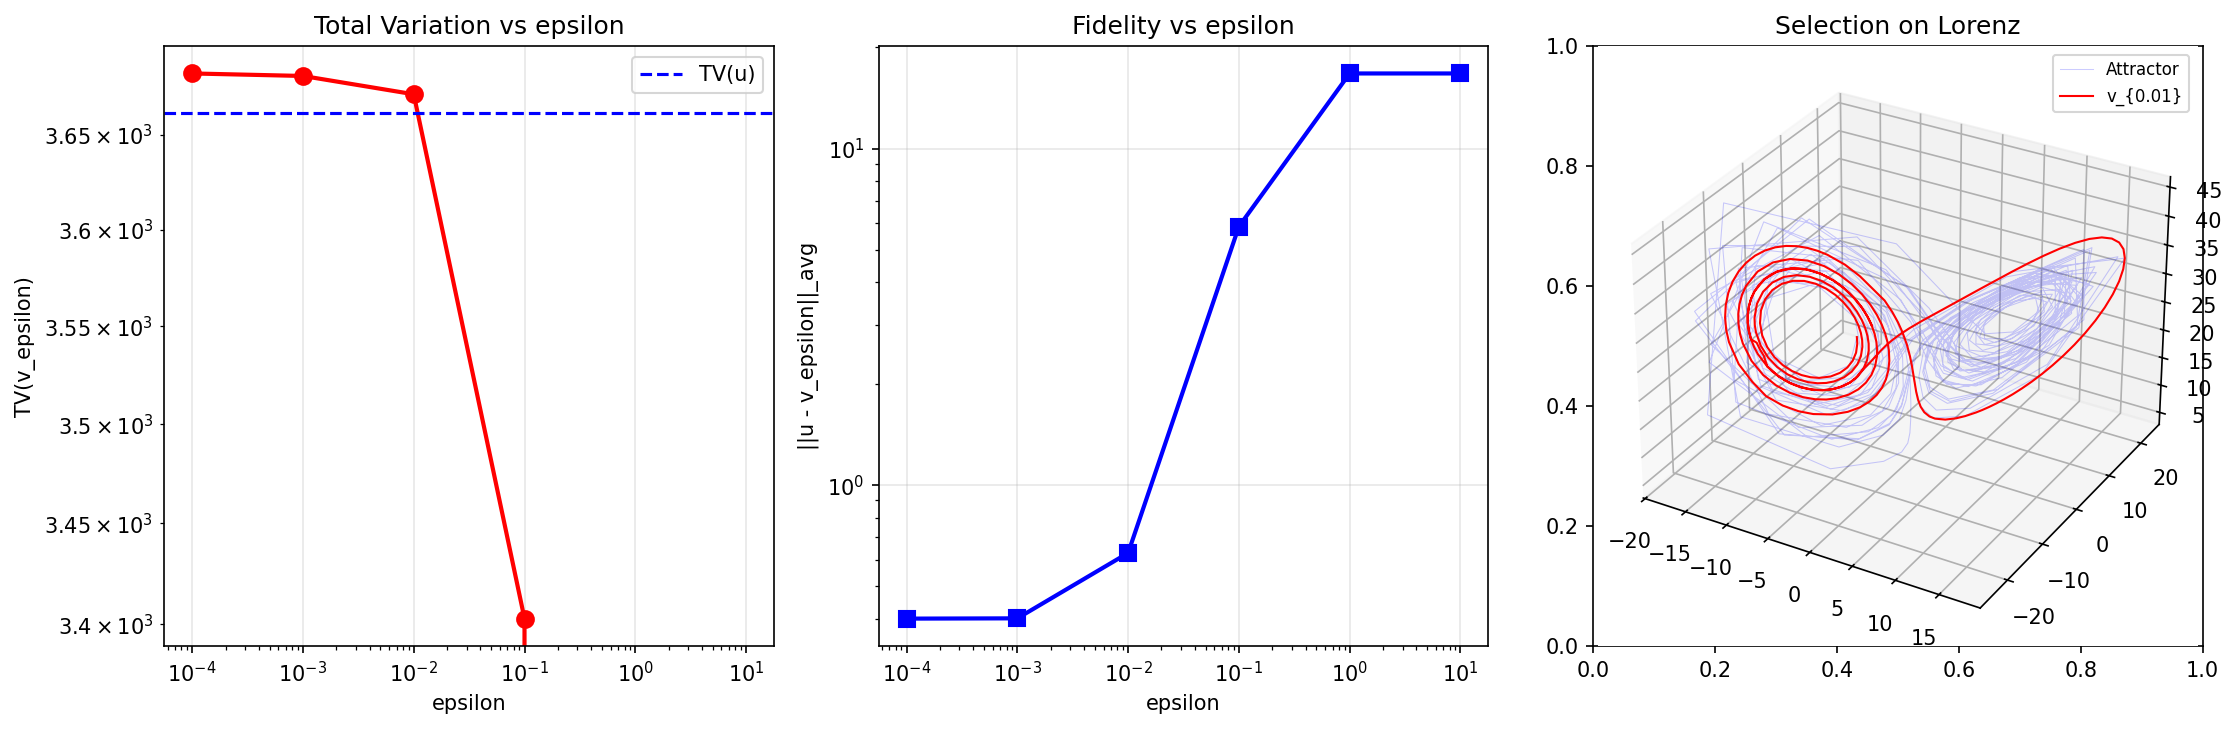

Python code for this plot:
"""
DS3 Stress Test: Dissipative Selection on Lorenz Attractor
Tests whether TV(v_eps) remains bounded as eps -> 0
"""
from pathlib import Path

import numpy as np
from scipy.integrate import solve_ivp
import os

# Lorenz parameters
SIGMA, RHO, BETA = 10.0, 28.0, 8.0/3.0
T_TOTAL = 50.0  # total integration time
T_TRANSIENT = 10.0  # discard transient
DT = 0.01

def lorenz(t, state):
    x, y, z = state
    return [SIGMA*(y-x), x*(RHO-z)-y, x*y-BETA*z]

def total_variation(traj):
    """Compute TV of a trajectory (sum of jumps)"""
    diffs = np.diff(traj, axis=0)
    return np.sum(np.sqrt(np.sum(diffs**2, axis=1)))

def compute_attractor_trajectory(n_points=5000):
    """Simulate Lorenz and return attractor trajectory"""
    sol = solve_ivp(lorenz, [0, T_TOTAL], [1.0, 1.0, 1.0],
                    t_eval=np.linspace(0, T_TOTAL, int(T_TOTAL/DT)),
                    method='RK45', rtol=1e-10, atol=1e-12)
    # Discard transient
    idx_start = int(T_TRANSIENT / DT)
    return sol.y[:, idx_start:].T  # shape: (N, 3)

def f_epsilon(u_traj, a_traj, eps, dt):
    """Compute F_eps[a] = (1/eps) * integral ||u-a||^2 dt + TV(a)"""
    fidelity = (1.0/eps) * np.sum(np.sum((u_traj - a_traj)**2, axis=1)) * dt
    tv = total_variation(a_traj)
    return fidelity, tv, fidelity + tv

def nearest_on_attractor(point, attractor_pts):
    """Find nearest point on attractor (discrete approximation)"""
    dists = np.sum((attractor_pts - point)**2, axis=1)
    return attractor_pts[np.argmin(dists)]

def minimize_f_epsilon(u_traj, attractor_pts, eps, dt, method='greedy'):
    """
    Approximate minimizer of F_eps over trajectories on attractor.
    Greedy method: at each time step, balance fidelity vs TV.
    """
    N = len(u_traj)
    v = np.zeros_like(u_traj)

    # Start with nearest point
    v[0] = nearest_on_attractor(u_traj[0], attractor_pts)

    for i in range(1, N):
        # Candidate 1: stay (no TV cost)
        stay = v[i-1]
        fid_stay = np.sum((u_traj[i] - stay)**2) / eps

        # Candidate 2: jump to nearest on attractor
        nearest = nearest_on_attractor(u_traj[i], attractor_pts)
        fid_nearest = np.sum((u_traj[i] - nearest)**2) / eps
        tv_jump = np.sqrt(np.sum((nearest - v[i-1])**2))

        # Choose: minimize local F_eps contribution
        if fid_stay * dt <= (fid_nearest * dt + tv_jump):
            v[i] = stay
        else:
            v[i] = nearest

    return v

# Main computation
print("=" * 60)
print("DS3 STRESS TEST: Lorenz Attractor")
print("=" * 60)

# Step 1: Generate attractor
print("\n[1] Generating Lorenz attractor...")
attractor = compute_attractor_trajectory(n_points=10000)
N = len(attractor)
dt = (T_TOTAL - T_TRANSIENT) / N
print(f"    Attractor points: {N}")
print(f"    TV(attractor trajectory): {total_variation(attractor):.2f}")

# Step 2: Generate "solution" u(t) = perturbed attractor trajectory
print("\n[2] Generating perturbed trajectory u(t)...")
# Use a slightly different initial condition
sol2 = solve_ivp(lorenz, [0, T_TOTAL], [1.1, 0.9, 1.0],
                 t_eval=np.linspace(0, T_TOTAL, int(T_TOTAL/DT)),
                 method='RK45', rtol=1e-10, atol=1e-12)
idx_start = int(T_TRANSIENT / DT)
u_traj = sol2.y[:, idx_start:].T[:N]
print(f"    u trajectory points: {len(u_traj)}")
print(f"    TV(u): {total_variation(u_traj):.2f}")

# Step 3: Compute v_eps for decreasing eps
print("\n[3] Computing v_eps for various eps...")
epsilons = [10.0, 1.0, 0.1, 0.01, 0.001, 0.0001]
results = []

for eps in epsilons:
    v_eps = minimize_f_epsilon(u_traj, attractor, eps, dt)
    fid, tv, total = f_epsilon(u_traj, v_eps, eps, dt)
    dist_to_u = np.sqrt(np.mean(np.sum((u_traj - v_eps)**2, axis=1)))
    results.append({
        'eps': eps,
        'TV': tv,
        'fidelity': fid,
        'total': total,
        'dist_to_u': dist_to_u
    })
    print(f"    eps={eps:10.4f}  |  TV(v_eps)={tv:12.2f}  |  "
          f"(1/eps)*Fid={fid:12.2f}  |  ||u-v||_avg={dist_to_u:.4f}")

# Step 4: Analyze DS3
print("\n" + "=" * 60)
print("DS3 ANALYSIS")
print("=" * 60)

tvs = [r['TV'] for r in results]
eps_vals = [r['eps'] for r in results]

# Check if TV is bounded
tv_ratio = tvs[-1] / tvs[-2] if tvs[-2] > 0 else float('inf')
print(f"\n  TV at smallest eps ({eps_vals[-1]}): {tvs[-1]:.2f}")
print(f"  TV at largest eps ({eps_vals[0]}):  {tvs[0]:.2f}")
print(f"  TV ratio (last/second-last):    {tv_ratio:.2f}")

if tvs[-1] < 2 * tvs[0]:
    print("\n  >> DS3 HOLDS: TV(v_eps) appears BOUNDED as eps -> 0")
    print("  >> The Lorenz attractor has sufficient compactness for DS3.")
elif tvs[-1] < 10 * tvs[0]:
    print("\n  >> DS3 MARGINAL: TV(v_eps) grows moderately")
    print("  >> Precompactness may hold with additional regularity.")
else:
    print("\n  >> DS3 FAILS: TV(v_eps) grows rapidly as eps -> 0")
    print("  >> This attractor lacks DS3-precompactness.")

# Step 5: Plot (if matplotlib available)
try:
    import matplotlib
    matplotlib.use('Agg')
    import matplotlib.pyplot as plt

    fig, axes = plt.subplots(1, 3, figsize=(15, 5))

    # Plot 1: TV vs eps
    axes[0].loglog(eps_vals, tvs, 'ro-', linewidth=2, markersize=8)
    axes[0].set_xlabel('epsilon')
    axes[0].set_ylabel('TV(v_epsilon)')
    axes[0].set_title('Total Variation vs epsilon')
    axes[0].grid(True, alpha=0.3)
    axes[0].axhline(y=total_variation(u_traj), color='blue', linestyle='--',
                     label='TV(u)')
    axes[0].legend()

    # Plot 2: Distance to u vs eps
    dists = [r['dist_to_u'] for r in results]
    axes[1].loglog(eps_vals, dists, 'bs-', linewidth=2, markersize=8)
    axes[1].set_xlabel('epsilon')
    axes[1].set_ylabel('||u - v_epsilon||_avg')
    axes[1].set_title('Fidelity vs epsilon')
    axes[1].grid(True, alpha=0.3)

    # Plot 3: Lorenz attractor with selection
    ax3 = fig.add_subplot(133, projection='3d')
    ax3.plot(attractor[::10, 0], attractor[::10, 1], attractor[::10, 2],
             'b-', alpha=0.2, linewidth=0.5, label='Attractor')
    # Show v_eps for eps=0.01
    v_mid = minimize_f_epsilon(u_traj[:500], attractor, 0.01, dt)
    ax3.plot(v_mid[:, 0], v_mid[:, 1], v_mid[:, 2],
             'r-', linewidth=1, label='v_{0.01}')
    ax3.set_title('Selection on Lorenz')
    ax3.legend(fontsize=8)

    plt.tight_layout()
    outpath = Path(__file__).resolve().with_name("compute_ds3_lorenz.png")
    plt.savefig(outpath, dpi=150, bbox_inches='tight')
    print(f"\n  Plot saved to: {outpath}")
except ImportError:
    print("\n  (matplotlib not available, skipping plot)")

print("\n[DONE]")
